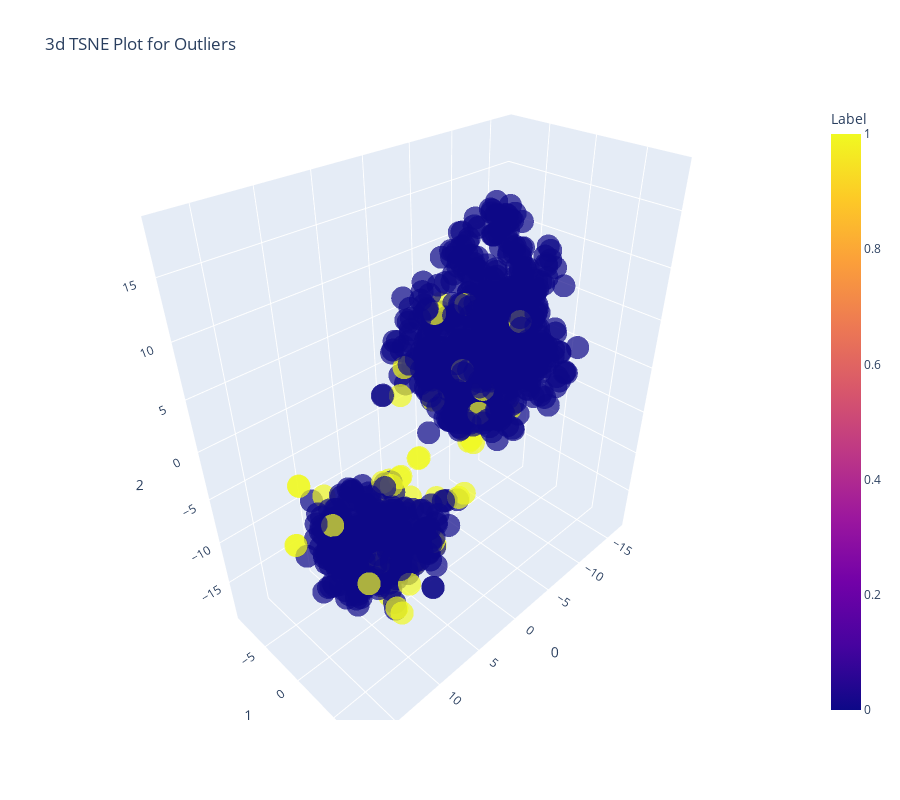

The notebook cell this image was saved under:
### Code cell
# plot a model
plot_model(ifrst)

### Figure 1 — Plotly figure (JSON) as saved in the notebook; plotly's stock layout.template omitted (floating-point values rounded to 4 significant figures; data arrays with more than 128 entries replaced by an {"elided": "..."} marker saying what was removed)
{"data": [{"customdata": {"elided": "1000x1 float values"}, "hovertemplate": "0=%{x}<br>1=%{y}<br>2=%{z}<br>Feature=%{customdata[0]}<br>Label=%{marker.color}<extra></extra>", "legendgroup": "", "marker": {"color": {"elided": "1000 int values"}, "coloraxis": "coloraxis", "opacity": 0.7, "symbol": "circle"}, "mode": "markers", "name": "", "scene": "scene", "showlegend": false, "type": "scatter3d", "x": {"elided": "1000 float values"}, "y": {"elided": "1000 float values"}, "z": {"elided": "1000 float values"}}], "layout": {"coloraxis": {"colorbar": {"title": {"text": "Label"}}, "colorscale": [[0, "#0d0887"], [0.1111, "#46039f"], [0.2222, "#7201a8"], [0.3333, "#9c179e"], [0.4444, "#bd3786"], [0.5556, "#d8576b"], [0.6667, "#ed7953"], [0.7778, "#fb9f3a"], [0.8889, "#fdca26"], [1, "#f0f921"]]}, "height": 800, "legend": {"tracegroupgap": 0}, "scene": {"domain": {"x": [0, 1], "y": [0, 1]}, "xaxis": {"title": {"text": "0"}}, "yaxis": {"title": {"text": "1"}}, "zaxis": {"title": {"text": "2"}}}, "title": {"text": "3d TSNE Plot for Outliers"}, "width": 900}}
